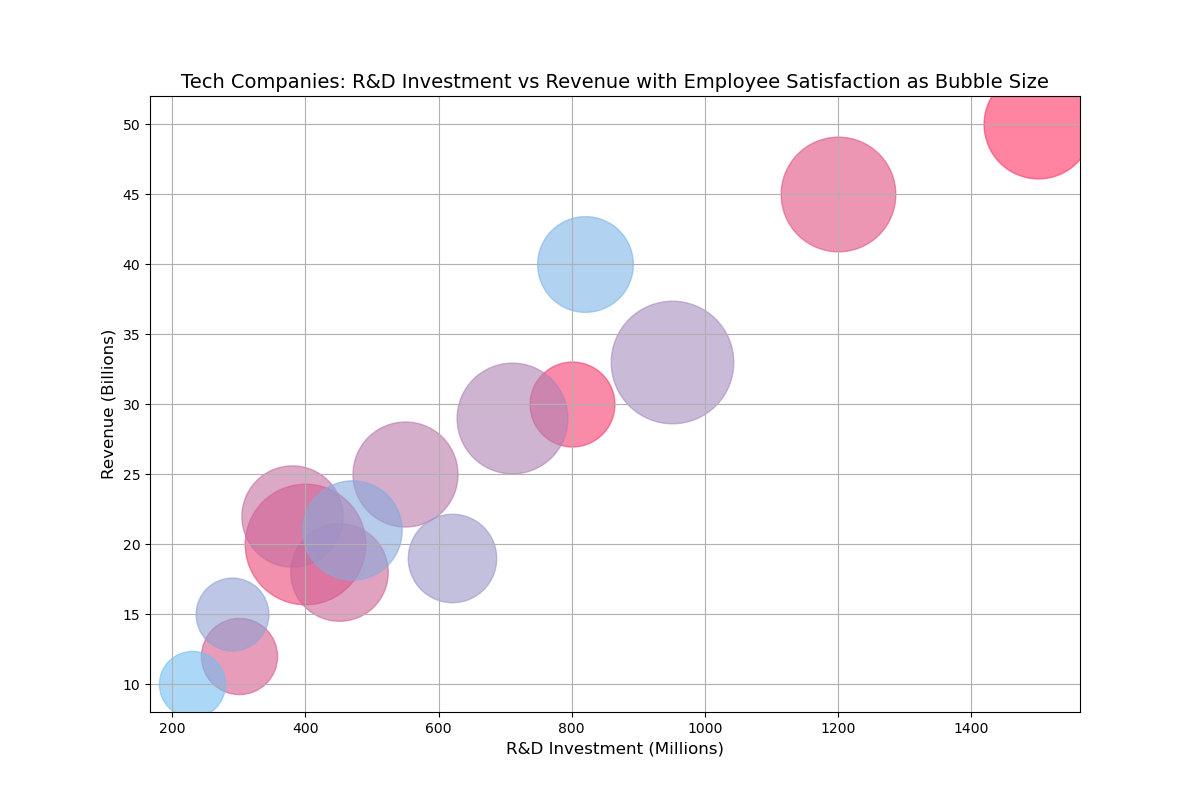

This chart was generated by the following Python code:

import matplotlib.pyplot as plt

# Given data points (Notice the structured tabular data):
data = {
    'Company': ['TechCorp', 'InnovateInc', 'PioneerTech', 'NextGen', 'AlphaTech', 
                'BetaSolutions', 'GammaTech', 'DeltaProducts', 'EpsilonEnterprises', 
                'ZetaTech', 'EtaElectronics', 'ThetaSystems', 'IotaInnovations',
                'KappaCreations', 'LambdaDevelopment'],
    'R&D Investment (Millions)': [1500, 800, 400, 1200, 300, 450, 380, 550, 710, 950, 620, 290, 470, 820, 230],
    'Revenue (Billions)': [50, 30, 20, 45, 12, 18, 22, 25, 29, 33, 19, 15, 21, 40, 10],
    'Employee Satisfaction (1-10)': [8.5, 7.2, 9.1, 8.8, 6.7, 7.9, 8.1, 8.3, 8.6, 9.2, 7.4, 6.5, 8.0, 7.8, 6.1]
}

fig, ax = plt.subplots(figsize=(12, 8))  # Adjusting the size of the chart

for i in range(len(data['Company'])):
    ax.scatter(data['R&D Investment (Millions)'][i], data['Revenue (Billions)'][i], 
               s=(data['Employee Satisfaction (1-10)'][i] ** 3) * 10,  # Bubble sizes
               alpha=0.6,
               color=f'#{hex(255 - i*10)[2:]}{hex(50 + i*10)[2:]}{hex(100 + i*10)[2:]}')  # Diversified hexadecimal colors

# Customizing the plot
ax.set_title('Tech Companies: R&D Investment vs Revenue with Employee Satisfaction as Bubble Size', fontsize=14)
ax.set_xlabel('R&D Investment (Millions)', fontsize=12)
ax.set_ylabel('Revenue (Billions)', fontsize=12)
ax.grid(True)

plt.show()
